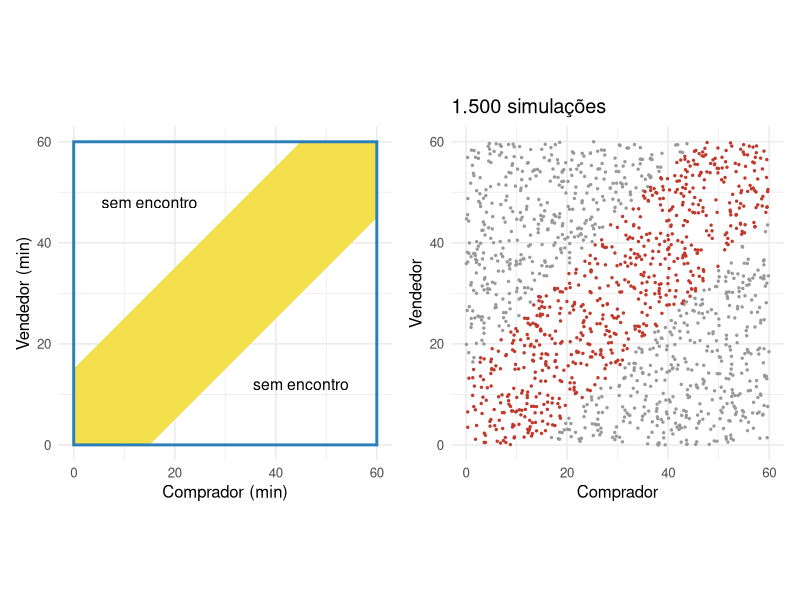

The R source for this figure: (Note: this script raises an error after producing the figure.)
## ---- chunk 1
knitr::opts_chunk$set(echo = TRUE, warning = FALSE, message = FALSE, fig.retina = 2,
                      dev.args = list(bg = "transparent"))
suppressPackageStartupMessages({library(tidyverse); library(patchwork)})
pnad <- read.csv("pnad_2026t2.csv") |> mutate(across(pop14:informais, as.numeric))
pn_tot <- filter(pnad, recorte == "total")
pn_h <- filter(pnad, categoria == "Homens")
pn_m <- filter(pnad, categoria == "Mulheres")
nb <- function(x, d = 3) format(round(x, d), nsmall = d, decimal.mark = ",", big.mark = ".")
nbm <- function(x, d = 3) gsub(",", "{,}", nb(x, d), fixed = TRUE)
mil <- function(x) format(x, big.mark = ".", decimal.mark = ",")
## ---- chunk 2
faixa <- tibble(x = c(0, 15, 60, 60, 45, 0), y = c(0, 0, 45, 60, 60, 15))
g1 <- ggplot() + geom_polygon(data = faixa, aes(x, y), fill = "#f4e04d") +
  annotate("rect", xmin = 0, xmax = 60, ymin = 0, ymax = 60, fill = NA, color = "#2a7fb8", linewidth = 1) +
  annotate("text", x = c(45, 15), y = c(12, 48), label = "sem encontro", size = 4) +
  coord_fixed() + labs(x = "Comprador (min)", y = "Vendedor (min)") + theme_minimal(base_size = 12)
set.seed(2026)
cheg <- tibble(x = runif(1500, 0, 60), y = runif(1500, 0, 60), enc = abs(x - y) <= 15)
g2 <- ggplot(cheg, aes(x, y, color = enc)) + geom_point(size = 0.5) + coord_fixed() +
  scale_color_manual(values = c("grey60", "#c0392b"), guide = "none") +
  labs(x = "Comprador", y = "Vendedor", title = "1.500 simulações") + theme_minimal(base_size = 12)
g1 + g2
## ---- chunk 3
set.seed(1)
x <- runif(100000); y <- runif(100000)
4 * mean(x^2 + y^2 <= 1)
## ---- chunk 4
knitr::include_graphics("images/infarto_fapesp.jpg")
## ---- chunk 5
no <- tibble(x = c(0, 3, 3, 7, 7, 7, 7), y = c(0, 1.5, -1.5, 2.3, 0.7, -0.7, -2.3), lab = c("", "D1", "B1", "D2", "B2", "D2", "B2"))
arestas <- tibble(x = c(0, 0, 3, 3, 3, 3), y = c(0, 0, 1.5, 1.5, -1.5, -1.5), xend = c(3, 3, 7, 7, 7, 7),
                  yend = c(1.5, -1.5, 2.3, 0.7, -0.7, -2.3), p = c("10/60", "50/60", "9/59", "50/59", "10/59", "49/59"))
final <- tibble(y = c(2.3, 0.7, -0.7, -2.3), lab = c("0,0254", "0,1412", "0,1412", "0,6921"))
ggplot() + geom_segment(data = arestas, aes(x, y, xend = xend, yend = yend), color = "grey40") +
  geom_label(data = arestas, aes((x + xend) / 2, (y + yend) / 2, label = p), label.size = 0, size = 4) +
  geom_point(data = no, aes(x, y)) + geom_label(data = no[-1, ], aes(x, y, label = lab), fill = "#f4e04d", size = 4.5) +
  geom_text(data = final, aes(8, y, label = lab), hjust = 0, size = 4.5) + xlim(0, 9.5) + theme_void()
## ---- chunk 6
tab <- tibble(Sexo = c("Homens", "Mulheres"),
              Ocupados = c(pn_h$ocupadas, pn_m$ocupadas),
              Desocupados = c(pn_h$desocupadas, pn_m$desocupadas),
              `Fora da força` = c(pn_h$fora, pn_m$fora)) |>
  mutate(Total = Ocupados + Desocupados + `Fora da força`)
tab_tot <- bind_rows(tab, summarise(tab, Sexo = "Total", across(-Sexo, sum)))
knitr::kable(tab_tot, format = "html", format.args = list(big.mark = "."), align = "lrrrr")
## ---- chunk 7
n_tot <- sum(tab$Total)
## ---- chunk 8
instr <- filter(pnad, recorte == "instrucao") |>
  mutate(grupo = factor(c("Sem instrução", "Fund. incompleto", "Fund. completo", "Médio incompleto",
                          "Médio completo", "Sup. incompleto", "Sup. completo"),
                        levels = c("Sem instrução", "Fund. incompleto", "Fund. completo", "Médio incompleto",
                                   "Médio completo", "Sup. incompleto", "Sup. completo")),
         taxa = desocupadas / forca, comp = desocupadas / sum(desocupadas))
pc <- function(x) paste0(format(round(100 * x, 1), nsmall = 1, decimal.mark = ","), "%")
g1 <- ggplot(instr, aes(grupo, taxa)) + geom_col(fill = "#3b5bdb") + coord_flip() +
  geom_text(aes(label = pc(taxa)), hjust = -0.1, size = 4.5) + scale_y_continuous(limits = c(0, 0.11), labels = NULL) +
  labs(x = NULL, y = NULL, title = "P(desocupado | escolaridade)") + theme_minimal(base_size = 14)
g2 <- ggplot(instr, aes(grupo, comp)) + geom_col(fill = "#c9971e") + coord_flip() +
  geom_text(aes(label = pc(comp)), hjust = -0.1, size = 4.5) + scale_y_continuous(limits = c(0, 0.56), labels = NULL) +
  labs(x = NULL, y = NULL, title = "P(escolaridade | desocupado)") + theme_minimal(base_size = 14)
g1 + g2
## ---- chunk 9
filter(pnad, recorte == "idade") |>
  transmute(Idade = categoria, `Taxa de desocupação` = pc(desocupadas / forca),
            `Participação na força` = pc(forca / pop14)) |>
  knitr::kable(format = "html", align = "lrr")
## ---- chunk 10
m <- matrix(c(pn_h$ocupadas, pn_h$desocupadas, pn_h$fora,
              pn_m$ocupadas, pn_m$desocupadas, pn_m$fora), nrow = 2, byrow = TRUE,
            dimnames = list(c("Homens", "Mulheres"), c("Ocup", "Desoc", "Fora")))
round(prop.table(m), 3)              # conjuntas
round(prop.table(m, margin = 1), 3)  # perfil-linha: P(condição | sexo)
round(prop.table(m, margin = 2), 3)  # perfil-coluna: P(sexo | condição)
